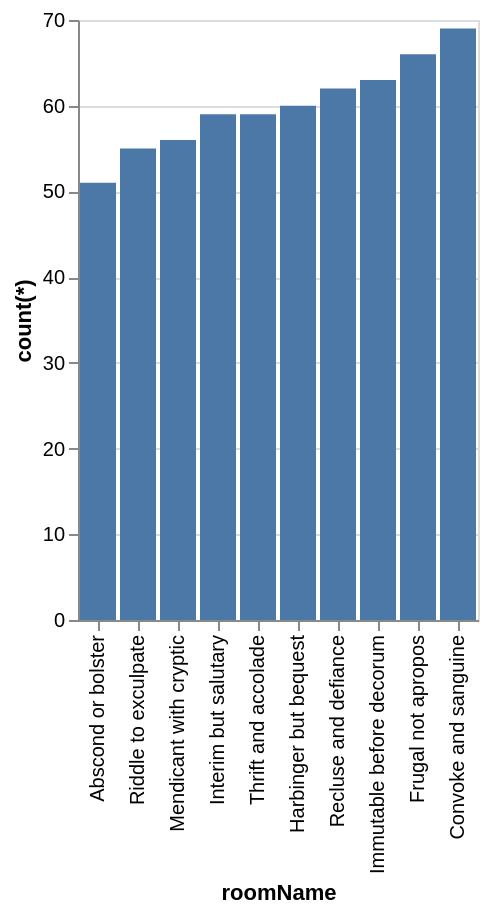

The Vega-Lite source for this figure:
### Vega-Lite specification from a JSON file in a GitHub repository (floating-point values rounded to 4 significant figures)
{"data": {"values": [{"x_data": "Abscond or bolster", "y_data": 51}, {"x_data": "Convoke and sanguine", "y_data": 69}, {"x_data": "Frugal not apropos", "y_data": 66}, {"x_data": "Harbinger but bequest", "y_data": 60}, {"x_data": "Immutable before decorum", "y_data": 63}, {"x_data": "Interim but salutary", "y_data": 59}, {"x_data": "Mendicant with cryptic", "y_data": 56}, {"x_data": "Recluse and defiance", "y_data": 62}, {"x_data": "Riddle to exculpate", "y_data": 55}, {"x_data": "Thrift and accolade", "y_data": 59}]}, "mark": "bar", "encoding": {"x": {"field": "x_data", "type": "nominal", "title": "roomName", "sort": {"op": "sum", "field": "y_data", "order": "ascending"}}, "y": {"field": "y_data", "type": "quantitative", "title": "count(*)"}}}
